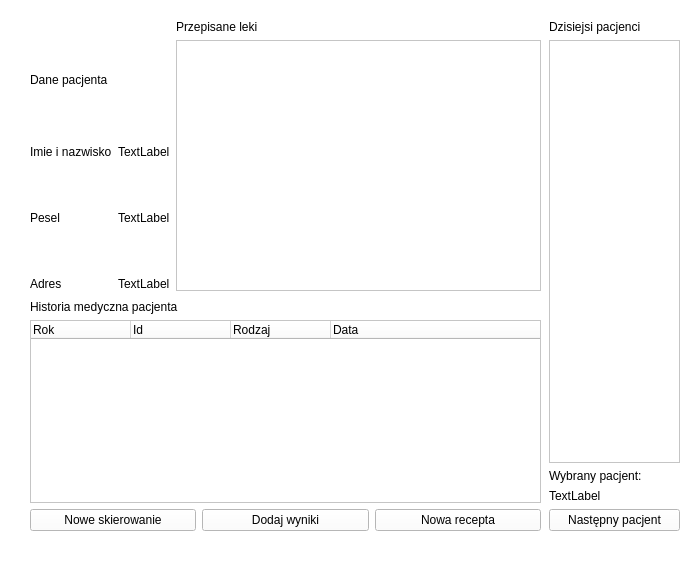
<?xml version="1.0" encoding="UTF-8"?>
<ui version="4.0">
 <class>DoctorWindow</class>
 <widget class="QMainWindow" name="DoctorWindow">
  <property name="geometry">
   <rect>
    <x>0</x>
    <y>0</y>
    <width>700</width>
    <height>575</height>
   </rect>
  </property>
  <property name="maximumSize">
   <size>
    <width>800</width>
    <height>600</height>
   </size>
  </property>
  <property name="windowTitle">
   <string>Lekarz</string>
  </property>
  <property name="styleSheet">
   <string notr="true">color: rgb(0, 0, 0);
background-color: rgb(255, 255, 255);</string>
  </property>
  <widget class="QWidget" name="centralwidget">
   <widget class="QWidget" name="verticalLayoutWidget">
    <property name="geometry">
     <rect>
      <x>549</x>
      <y>20</y>
      <width>131</width>
      <height>511</height>
     </rect>
    </property>
    <layout class="QVBoxLayout" name="verticalLayout">
     <item>
      <widget class="QLabel" name="label">
       <property name="text">
        <string>Dzisiejsi pacjenci</string>
       </property>
      </widget>
     </item>
     <item>
      <widget class="QListWidget" name="PatientsList">
       <property name="editTriggers">
        <set>QAbstractItemView::NoEditTriggers</set>
       </property>
       <property name="selectionMode">
        <enum>QAbstractItemView::NoSelection</enum>
       </property>
      </widget>
     </item>
     <item>
      <widget class="QLabel" name="label_3">
       <property name="text">
        <string>Wybrany pacjent:</string>
       </property>
      </widget>
     </item>
     <item>
      <widget class="QLabel" name="CurrentPatientName">
       <property name="styleSheet">
        <string notr="true">border-color: rgb(0, 0, 0);
</string>
       </property>
       <property name="text">
        <string>TextLabel</string>
       </property>
      </widget>
     </item>
     <item>
      <widget class="QPushButton" name="NextPatientButton">
       <property name="text">
        <string>Następny pacjent</string>
       </property>
      </widget>
     </item>
    </layout>
   </widget>
   <widget class="QWidget" name="verticalLayoutWidget_2">
    <property name="geometry">
     <rect>
      <x>30</x>
      <y>300</y>
      <width>511</width>
      <height>231</height>
     </rect>
    </property>
    <layout class="QVBoxLayout" name="verticalLayout_2">
     <item>
      <widget class="QLabel" name="label_2">
       <property name="text">
        <string>Historia medyczna pacjenta</string>
       </property>
      </widget>
     </item>
     <item>
      <widget class="QTreeWidget" name="treeWidget">
       <column>
        <property name="text">
         <string>Rok</string>
        </property>
       </column>
       <column>
        <property name="text">
         <string>Id</string>
        </property>
       </column>
       <column>
        <property name="text">
         <string>Rodzaj</string>
        </property>
       </column>
       <column>
        <property name="text">
         <string>Data</string>
        </property>
       </column>
      </widget>
     </item>
     <item>
      <layout class="QHBoxLayout" name="horizontalLayout">
       <item>
        <widget class="QPushButton" name="pushButton_2">
         <property name="text">
          <string>Nowe skierowanie</string>
         </property>
        </widget>
       </item>
       <item>
        <widget class="QPushButton" name="pushButton_3">
         <property name="text">
          <string>Dodaj wyniki</string>
         </property>
        </widget>
       </item>
       <item>
        <widget class="QPushButton" name="pushButton">
         <property name="text">
          <string>Nowa recepta</string>
         </property>
        </widget>
       </item>
      </layout>
     </item>
    </layout>
   </widget>
   <widget class="QWidget" name="horizontalLayoutWidget_6">
    <property name="geometry">
     <rect>
      <x>30</x>
      <y>20</y>
      <width>511</width>
      <height>271</height>
     </rect>
    </property>
    <layout class="QHBoxLayout" name="horizontalLayout_6">
     <item>
      <layout class="QVBoxLayout" name="verticalLayout_4">
       <property name="sizeConstraint">
        <enum>QLayout::SetFixedSize</enum>
       </property>
       <item>
        <layout class="QHBoxLayout" name="horizontalLayout_5">
         <item>
          <widget class="QLabel" name="label_4">
           <property name="text">
            <string>Dane pacjenta</string>
           </property>
          </widget>
         </item>
        </layout>
       </item>
       <item>
        <spacer name="verticalSpacer">
         <property name="orientation">
          <enum>Qt::Vertical</enum>
         </property>
         <property name="sizeType">
          <enum>QSizePolicy::Fixed</enum>
         </property>
         <property name="sizeHint" stdset="0">
          <size>
           <width>27</width>
           <height>0</height>
          </size>
         </property>
        </spacer>
       </item>
       <item>
        <layout class="QFormLayout" name="formLayout">
         <property name="sizeConstraint">
          <enum>QLayout::SetFixedSize</enum>
         </property>
         <property name="rowWrapPolicy">
          <enum>QFormLayout::DontWrapRows</enum>
         </property>
         <item row="0" column="0">
          <widget class="QLabel" name="label_5">
           <property name="text">
            <string>Imie i nazwisko</string>
           </property>
          </widget>
         </item>
         <item row="0" column="1">
          <widget class="QLabel" name="PatientName">
           <property name="text">
            <string>TextLabel</string>
           </property>
          </widget>
         </item>
         <item row="1" column="1">
          <spacer name="verticalSpacer_3">
           <property name="orientation">
            <enum>Qt::Vertical</enum>
           </property>
           <property name="sizeType">
            <enum>QSizePolicy::Fixed</enum>
           </property>
           <property name="sizeHint" stdset="0">
            <size>
             <width>20</width>
             <height>40</height>
            </size>
           </property>
          </spacer>
         </item>
         <item row="2" column="0">
          <widget class="QLabel" name="label_7">
           <property name="text">
            <string>Pesel</string>
           </property>
          </widget>
         </item>
         <item row="2" column="1">
          <widget class="QLabel" name="PatientPesel">
           <property name="text">
            <string>TextLabel</string>
           </property>
          </widget>
         </item>
         <item row="3" column="1">
          <spacer name="verticalSpacer_5">
           <property name="orientation">
            <enum>Qt::Vertical</enum>
           </property>
           <property name="sizeType">
            <enum>QSizePolicy::Fixed</enum>
           </property>
           <property name="sizeHint" stdset="0">
            <size>
             <width>20</width>
             <height>40</height>
            </size>
           </property>
          </spacer>
         </item>
         <item row="4" column="0">
          <widget class="QLabel" name="label_9">
           <property name="text">
            <string>Adres</string>
           </property>
          </widget>
         </item>
         <item row="4" column="1">
          <widget class="QLabel" name="PatientAddress">
           <property name="text">
            <string>TextLabel</string>
           </property>
          </widget>
         </item>
        </layout>
       </item>
      </layout>
     </item>
     <item>
      <layout class="QVBoxLayout" name="verticalLayout_3">
       <property name="sizeConstraint">
        <enum>QLayout::SetFixedSize</enum>
       </property>
       <item>
        <widget class="QLabel" name="label_6">
         <property name="text">
          <string>Przepisane leki</string>
         </property>
        </widget>
       </item>
       <item>
        <widget class="QListWidget" name="PatientMeds"/>
       </item>
      </layout>
     </item>
    </layout>
   </widget>
  </widget>
  <widget class="QStatusBar" name="statusbar"/>
  <widget class="QMenuBar" name="menuBar">
   <property name="geometry">
    <rect>
     <x>0</x>
     <y>0</y>
     <width>700</width>
     <height>22</height>
    </rect>
   </property>
  </widget>
 </widget>
 <resources/>
 <connections>
  <connection>
   <sender>PatientMeds</sender>
   <signal>itemDoubleClicked(QListWidgetItem*)</signal>
   <receiver>DoctorWindow</receiver>
   <slot>show_prescribtion()</slot>
   <hints>
    <hint type="sourcelabel">
     <x>333</x>
     <y>175</y>
    </hint>
    <hint type="destinationlabel">
     <x>318</x>
     <y>28</y>
    </hint>
   </hints>
  </connection>
  <connection>
   <sender>NextPatientButton</sender>
   <signal>clicked()</signal>
   <receiver>DoctorWindow</receiver>
   <slot>get_next_patient()</slot>
   <hints>
    <hint type="sourcelabel">
     <x>589</x>
     <y>547</y>
    </hint>
    <hint type="destinationlabel">
     <x>525</x>
     <y>29</y>
    </hint>
   </hints>
  </connection>
  <connection>
   <sender>pushButton_2</sender>
   <signal>clicked()</signal>
   <receiver>DoctorWindow</receiver>
   <slot>new_referal()</slot>
   <hints>
    <hint type="sourcelabel">
     <x>107</x>
     <y>538</y>
    </hint>
    <hint type="destinationlabel">
     <x>127</x>
     <y>29</y>
    </hint>
   </hints>
  </connection>
  <connection>
   <sender>pushButton</sender>
   <signal>clicked()</signal>
   <receiver>DoctorWindow</receiver>
   <slot>new_prescribtion()</slot>
   <hints>
    <hint type="sourcelabel">
     <x>538</x>
     <y>550</y>
    </hint>
    <hint type="destinationlabel">
     <x>256</x>
     <y>315</y>
    </hint>
   </hints>
  </connection>
  <connection>
   <sender>treeWidget</sender>
   <signal>itemDoubleClicked(QTreeWidgetItem*,int)</signal>
   <receiver>DoctorWindow</receiver>
   <slot>show_history()</slot>
   <hints>
    <hint type="sourcelabel">
     <x>290</x>
     <y>429</y>
    </hint>
    <hint type="destinationlabel">
     <x>13</x>
     <y>335</y>
    </hint>
   </hints>
  </connection>
  <connection>
   <sender>pushButton_3</sender>
   <signal>clicked()</signal>
   <receiver>DoctorWindow</receiver>
   <slot>add_results()</slot>
   <hints>
    <hint type="sourcelabel">
     <x>338</x>
     <y>533</y>
    </hint>
    <hint type="destinationlabel">
     <x>674</x>
     <y>502</y>
    </hint>
   </hints>
  </connection>
 </connections>
 <slots>
  <slot>show_prescribtion()</slot>
  <slot>choose_patient()</slot>
  <slot>get_next_patient()</slot>
  <slot>new_referal()</slot>
  <slot>new_prescribtion()</slot>
  <slot>show_history()</slot>
  <slot>add_results()</slot>
 </slots>
</ui>
